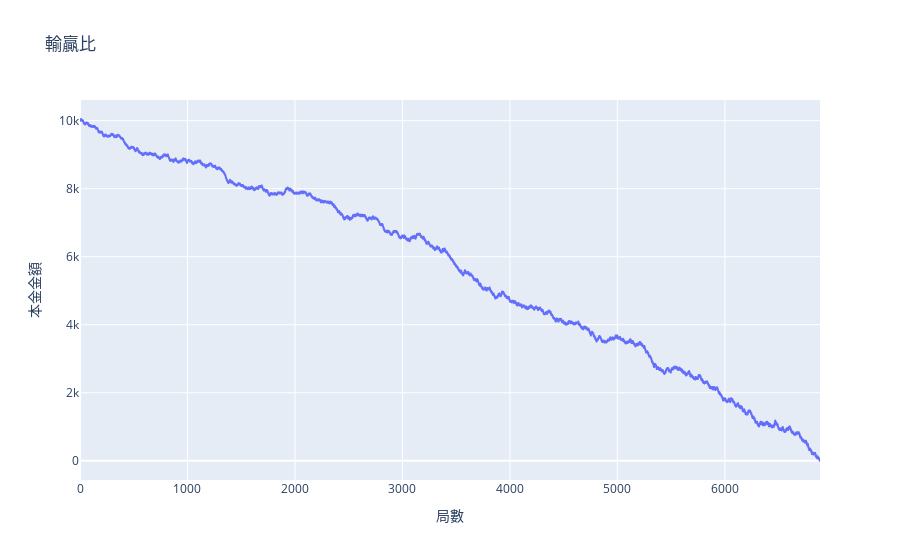

The notebook cell this image was saved under:
### Code cell
fig = px.line(log_df,x="count", y="money", title='輸贏比',labels=dict(count="局數", money="本金金額"))
# fig = px.line_3d(log_df, x="count", y="money", z="bet")
fig.show()
fig.write_html("./line2.html")

### Figure 1 — Plotly figure (JSON) as saved in the notebook; plotly's stock layout.template omitted (floating-point values rounded to 4 significant figures; data arrays with more than 128 entries replaced by an {"elided": "..."} marker saying what was removed)
{"data": [{"hoverlabel": {"namelength": 0}, "hovertemplate": "局數=%{x}<br>本金金額=%{y}", "legendgroup": "", "line": {"color": "#636efa", "dash": "solid"}, "mode": "lines", "name": "", "showlegend": false, "type": "scattergl", "x": {"elided": "6886 int values"}, "xaxis": "x", "y": {"elided": "6886 float values"}, "yaxis": "y"}], "layout": {"legend": {"tracegroupgap": 0}, "title": {"text": "輸贏比"}, "xaxis": {"anchor": "y", "domain": [0, 1], "title": {"text": "局數"}}, "yaxis": {"anchor": "x", "domain": [0, 1], "title": {"text": "本金金額"}}}}
